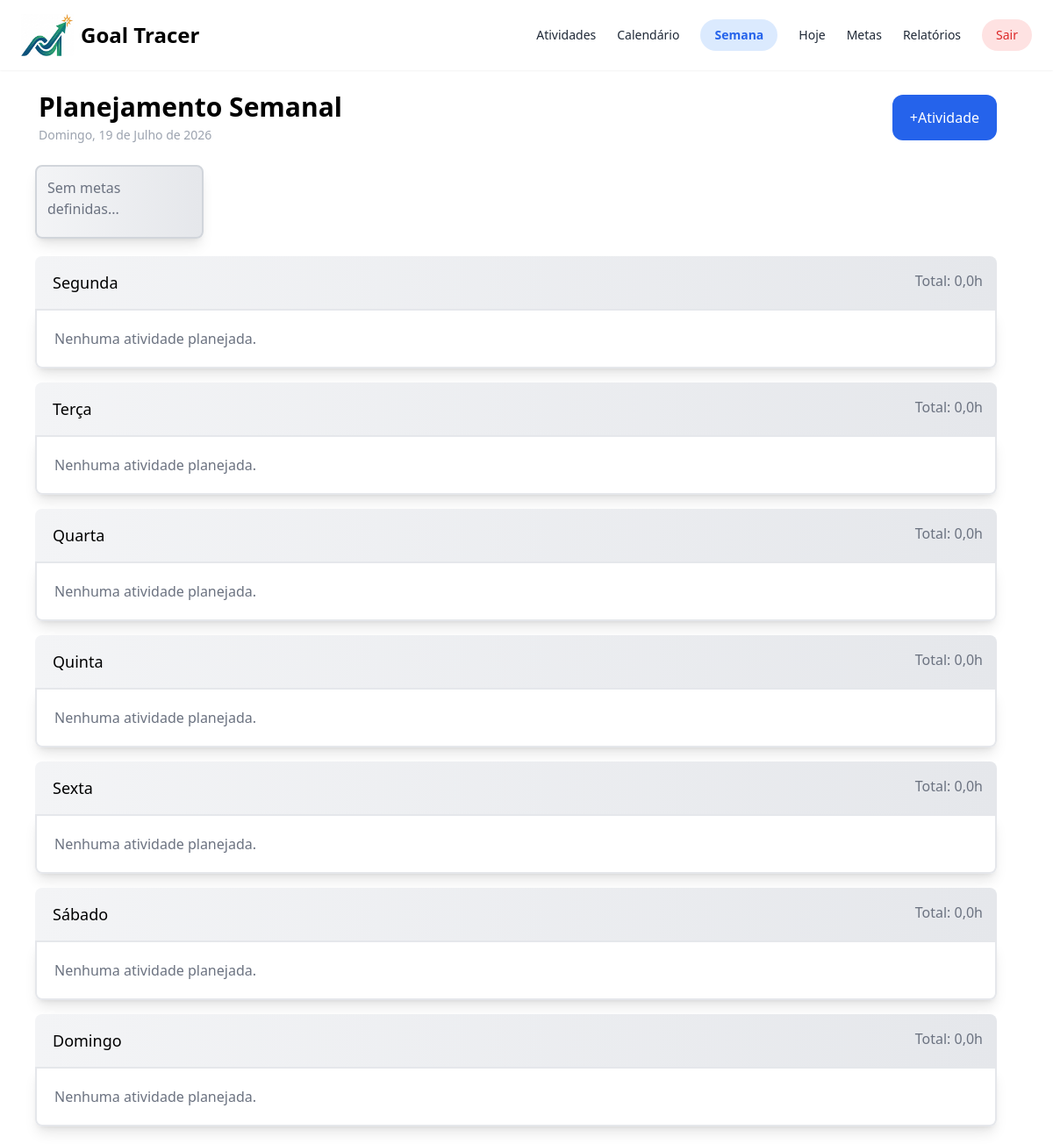
/ (signed in), run on an earlier commit of the app's database.
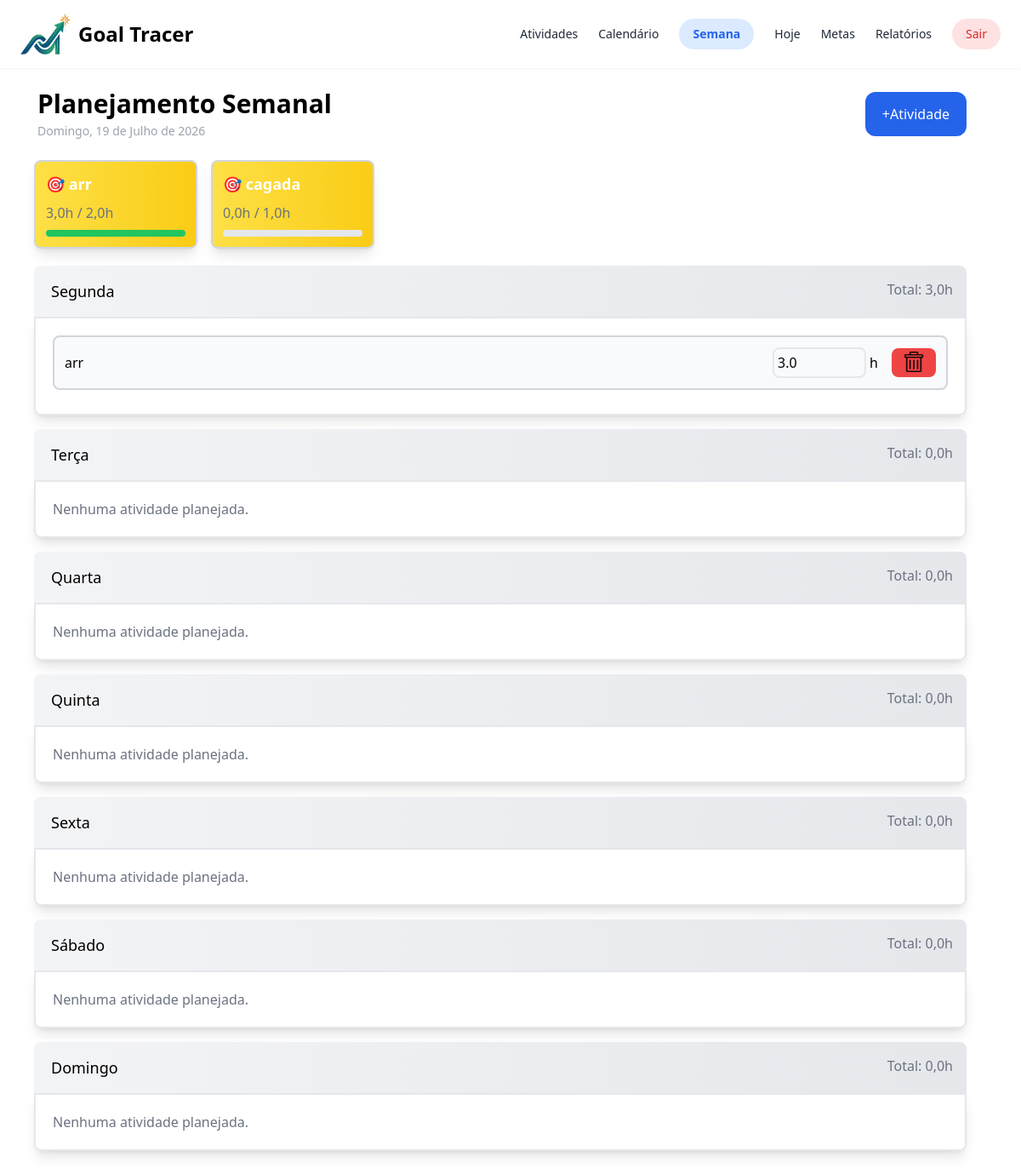
And on a later commit of the database.
### home/models.py (models this page shows, shortened)
class Meta(models.Model):
    semana = models.BigIntegerField(default=1)
    meta_horas = models.FloatField(default=0.0)
    atividade = models.ForeignKey(Atividade, on_delete=models.CASCADE, related_name="vinculos_metas")

class Atividade(models.Model):
    nome = models.CharField(max_length=200) # unique=True evita nomes duplicados
    usuario = models.ForeignKey(User, on_delete=models.CASCADE, related_name="atividades")
    class Meta:
        unique_together = ('nome', 'usuario')  # nome pode repetir ENTRE usuários, mas nao pro MESMO usuario

class AtividadeDoDia(models.Model):
    DIAS_CHOICES = [
        ("Segunda", "Segunda"),
        ("Terça", "Terça"),
        ("Quarta", "Quarta"),
        ("Quinta", "Quinta"),
        ("Sexta", "Sexta"),
        ("Sábado", "Sábado"),
        ("Domingo", "Domingo"),
    ]
    semana = models.BigIntegerField(default=1)
    dia_semana = models.CharField(max_length=20, choices=DIAS_CHOICES)
    atividade = models.ForeignKey(Atividade, on_delete=models.CASCADE, related_name="vinculos_dias")
    horas_feitas = models.FloatField(default=0.0)
    class Meta:
        unique_together = ('dia_semana', 'atividade')

### home/views.py (the view)
# urls.py: path("", views.index, name="index"),
@login_required
def index(request):
    atividades  = Atividade.objects.filter(usuario=request.user).prefetch_related('vinculos_dias')
    vinculos    = AtividadeDoDia.objects.filter(atividade__usuario=request.user)
    dias_usados = AtividadeDoDia.objects.filter(atividade__usuario=request.user).values_list("dia_semana",flat=True).distinct()
    dias_vazios = list(set(DIAS)  - set(dias_usados))
    soma_por_dia = defaultdict(float)
    for atividade in vinculos:
        soma_por_dia[atividade.dia_semana] += atividade.horas_feitas
    total_horas_por_dia = [soma_por_dia[dia] for dia in DIAS]
    dias_horas = zip(DIAS, total_horas_por_dia)
    metas, _ = gerar_estatisticas_metas(request.user)
    context = {
        "data_formatada": data_formatada(),
        "metas": metas,
        "dias_horas": dias_horas,
        "atividades": atividades,
        "vinculos": vinculos,
        "dias_vazios": dias_vazios,
    }
    return render(request,"home/index.html", context)

### home/views.py (called while the page is built)
def data_formatada():
    hoje_data = timezone.localdate()
    dia_semana_hoje = DIAS[hoje_data.weekday()]
    dias_extenso = {
        "Segunda": "Segunda-feira",
        "Terça": "Terça-feira",
        "Quarta": "Quarta-feira",
        "Quinta": "Quinta-feira",
        "Sexta": "Sexta-feira",
        "Sábado": "Sábado",
        "Domingo": "Domingo",
    }
    meses = ["", "Janeiro", "Fevereiro", "Março", "Abril", "Maio", "Junho",
             "Julho", "Agosto", "Setembro", "Outubro", "Novembro", "Dezembro"]
    data_formatada = f"{dias_extenso[dia_semana_hoje]}, {hoje_data.day} de {meses[hoje_data.month]} de {hoje_data.year}"
    return data_formatada

### templates/home/index.html (shortened to what the changed rows need)
<!DOCTYPE html>
<html lang="pt-BR">
<head>
	{% load static %}
	{% load l10n %}
	<script src="https://cdn.tailwindcss.com"></script>
</head>
<body>
	<nav class="bg-white-600 flex shadow-sm px-6 py-4 justify-between">
		<div class="flex">
			{% load static %}
			<h1 class="text-2xl font-bold p-2">Goal Tracer</h1>
		</div>
	</nav>
	<div>
		<div class="grid grid-cols-2 gap-4 m-6">
			<div class="pl-5">
				<h2 class="text-3xl font-bold">Planejamento Semanal</h2>
			</div>
		</div>
		<div class="flex gap-4 ml-10">
			{% for meta in metas %}
				<div class="w-48 flex-shrink-0 bg-gradient-to-r from-yellow-300 to-yellow-400 border-2 border-gray-300 shadow-lg rounded-lg p-3" data-atividade="{{ meta.atividade.nome }}">
						<p class="text-white text-lg font-bold mb-2">🎯 {{ meta.atividade.nome }}</p>
						<span id="horas_meta_{{ meta.id }}" class="text-gray-500 ml-auto" >{{ meta.horas_semana }}h</span>
						<span class="text-gray-500 ml-auto" >/ {{ meta.meta_horas }}h</span>
						 <div class="w-full bg-gray-200 h-2 rounded-full mt-2">
							<div id="percentual_meta_{{ meta.id }}" class="bg-green-500 h-2 rounded-full w-[{{ meta.percentual }}%]"></div>
						</div>
				</div>
				{% empty %}
				<div class="w-48 flex-shrink-0 bg-gradient-to-r from-gray-100 to-gray-200 border-2 border-gray-300 shadow-lg rounded-lg p-3">
					<p class="text-gray-500 text-base mb-2">Sem metas definidas...</p>
				</div>
			{% endfor %}
		</div>
	</div>
		<div class="grid grid-cols-1 gap-4 pl-10 pr-16 py-5">
			{% for dia, total_horas in dias_horas %}
				<div>
					<div class="flex bg-gradient-to-r from-gray-100 to-gray-200 text-black rounded-t-lg pl-5 pr-4 py-4">
						<p class="text-lg">{{ dia }}</p>
						<p class="text-gray-500 ml-auto" id="total_horas_{{ dia }}">Total: {{ total_horas }}h</p>
					</div>
					<div class="p-5 rounded-b-lg border-2 shadow-lg" id="div_body_atividade_{{ dia }}">
						{% if dia in dias_vazios %}
							<p class="text-gray-500">Nenhuma atividade planejada.</p>
						{% else %}
							{% for vinculo in vinculos %}
								{% if vinculo.dia_semana == dia %}
									<div class="flex items-center gap-3 bg-gray-50 border-gray-300 border-2 rounded-lg p-3 mb-2" id="div_atividade_{{ vinculo.id }}">
										<p>{{ vinculo.atividade.nome }}</p>
										<div class="flex justify-end items-center gap-1 ml-auto">
											{% localize off %}
											<input type="number" data-vinculo="{{ vinculo.id }}" value="{{ vinculo.horas_feitas }}" min="0" max="24" step="0.5" class="ml-auto border-2 rounded-lg bg-gray-50 p-1">
											{% endlocalize %}
											<p>h</p>
											<div id="botao_deletar_{{ vinculo.id }}" class="hover:scale-110 duration-200 ease-in-out bg-red-500 text-white rounded-lg px-3 pt-1 ml-3">
												<input type="image" src="{% static 'img/trash-icon.png' %}" alt="Lixeira" class="w-7 h-6"/>
											</div>
										</div>
									</div>
								{% endif %}
							{% endfor %}
						{% endif %}
					</div>
				</div>
			{% endfor %}
		</div>
</body>
</html>

What changed in the data, as far as the page shows it:
added Meta: atividade.nome "arr", horas_semana "3,0", meta_horas "2,0"
added Meta: atividade.nome "cagada", horas_semana "0,0", meta_horas "1,0"
added AtividadeDoDia: atividade.nome "arr", horas_feitas "3.0"
Also different on the page:
new list line: "Segunda Total: 3,0 h"
text no longer shown: "Sem metas definidas..."
list line gone: "Segunda Total: 0,0 h Nenhuma atividade planejada."
